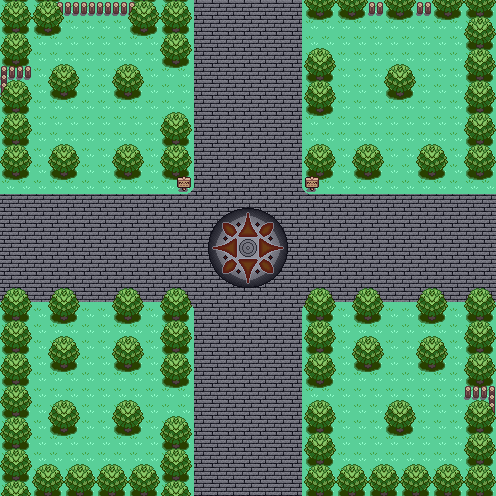

This is a level from a 2D game, rendered from its Tiled map with the project's own tilesets. A one-line summary and the map file follow, with tile-layer data summarised:
An orthogonal 31x31 tile map with 16x16 px tiles, 5 tile layers (Tile Layer 1, Higher, Tree_1, Higher Than Life, ...), 2 hidden layers not drawn, 8 tilesets and 63 objects (4x PLAYER_START, 4x ZDOWN, 4x ZSHADOWDOWN, Elmour, Map1, ...).

<map version="1.0" tiledversion="2017.07.25" orientation="orthogonal" renderorder="right-down" width="31" height="31" tilewidth="16" tileheight="16" nextobjectid="70">
 <tileset firstgid="1" name="Stone_Brick_to_Grass" tilewidth="16" tileheight="16" tilecount="36" columns="6">
  <image source="Game/Tiles/Outside/Stone_Brick/Stone_Brick_to_Grass/Stone_Brick_to_Grass.png" width="96" height="96" />
 </tileset>
 <tileset firstgid="37" source="Animated_Tiles/Water.tsx" />
 <tileset firstgid="46" name="Stone_Brick_Curves" tilewidth="16" tileheight="16" tilecount="72" columns="6">
  <image source="Game/Tiles/Outside/Stone_Brick/Stone_Brick_Curves/Stone_Brick_Curves.png" width="96" height="192" />
 </tileset>
 <tileset firstgid="118" name="Tree_To_Grass" tilewidth="16" tileheight="16" tilecount="10" columns="2">
  <image source="Game/Pop_Ups/Tree/Tree_To_Grass.png" width="32" height="80" />
 </tileset>
 <tileset firstgid="128" name="Fence" tilewidth="16" tileheight="16" tilecount="24" columns="4">
  <image source="Game/Pop_Ups/Fence/Fence.png" width="64" height="96" />
 </tileset>
 <tileset firstgid="152" name="True Compass" tilewidth="16" tileheight="16" tilecount="25" columns="5">
  <image source="Game/Tiles/Outside/True_Compass/True Compass.png" width="80" height="80" />
 </tileset>
 <tileset firstgid="177" name="Sign_1" tilewidth="16" tileheight="16" tilecount="1" columns="1">
  <image source="Game/Pop_Ups/Sign/Sign_1.png" width="16" height="16" />
 </tileset>
 <tileset firstgid="178" name="Fence_No_Shadow" tilewidth="16" tileheight="16" tilecount="24" columns="4">
  <image source="Game/Pop_Ups/Fence/Fence_No_Shadow.png" width="64" height="96" />
 </tileset>
 <layer name="Tile Layer 1" width="31" height="31">
  <data>[961 cells, 961 non-empty, 22 distinct tile ids]</data>
 </layer>
 <layer name="ZSHADOWDOWN" width="31" height="31" visible="0" locked="1">
  <data>[961 cells, 0 non-empty, 0 distinct tile ids]</data>
 </layer>
 <layer name="Higher" width="31" height="31">
  <data>[961 cells, 35 non-empty, 29 distinct tile ids]</data>
 </layer>
 <layer name="Tree_1" width="31" height="31">
  <data>[961 cells, 138 non-empty, 4 distinct tile ids]</data>
 </layer>
 <layer name="Higher Than Life" width="31" height="31">
  <data>[961 cells, 8 non-empty, 4 distinct tile ids]</data>
 </layer>
 <layer name="ZDOWN" width="31" height="31" visible="0" locked="1">
  <data>[961 cells, 0 non-empty, 0 distinct tile ids]</data>
 </layer>
 <layer name="Tree_2" width="31" height="31">
  <data>[961 cells, 218 non-empty, 8 distinct tile ids]</data>
 </layer>
 <objectgroup name="COLLISION_LAYER">
  <object id="1" x="464" y="0" width="32" height="172" />
  <object id="2" x="432" y="0" width="32" height="12" />
  <object id="4" x="304" y="0" width="128" height="7" />
  <object id="5" x="304" y="7" width="64" height="5" />
  <object id="7" x="384" y="7" width="32" height="5" />
  <object id="8" x="384" y="79" width="32" height="13" />
  <object id="9" x="304" y="63" width="32" height="45" />
  <object id="11" x="304" y="159" width="16" height="24" />
  <object id="12" x="320" y="159" width="16" height="13" />
  <object id="13" x="352" y="159" width="32" height="13" />
  <object id="14" x="416" y="159" width="32" height="13" />
  <object id="15" x="304" y="303" width="32" height="77" />
  <object id="16" x="304" y="415" width="32" height="81" />
  <object id="17" x="336" y="479" width="160" height="17" />
  <object id="18" x="464" y="415" width="32" height="64" />
  <object id="19" x="488" y="303" width="8" height="112" />
  <object id="21" x="464" y="303" width="24" height="88" />
  <object id="22" x="416" y="351" width="32" height="13" />
  <object id="23" x="384" y="415" width="32" height="13" />
  <object id="24" x="352" y="351" width="32" height="13" />
  <object id="25" x="352" y="303" width="32" height="13" />
  <object id="26" x="416" y="303" width="32" height="13" />
  <object id="27" x="0" y="303" width="32" height="193" />
  <object id="28" x="32" y="479" width="128" height="17" />
  <object id="29" x="160" y="431" width="32" height="65" />
  <object id="31" x="160" y="303" width="32" height="77" />
  <object id="32" x="112" y="303" width="32" height="13" />
  <object id="33" x="48" y="303" width="32" height="13" />
  <object id="35" x="48" y="351" width="32" height="13" />
  <object id="36" x="48" y="415" width="32" height="13" />
  <object id="37" x="112" y="415" width="32" height="13" />
  <object id="38" x="112" y="351" width="32" height="13" />
  <object id="39" x="0" y="0" width="32" height="71" />
  <object id="40" x="0" y="71" width="8" height="101" />
  <object id="41" x="8" y="95" width="24" height="77" />
  <object id="42" x="48" y="159" width="32" height="13" />
  <object id="43" x="112" y="159" width="32" height="13" />
  <object id="44" x="160" y="127" width="16" height="45" />
  <object id="45" x="176" y="127" width="16" height="56" />
  <object id="46" x="48" y="79" width="32" height="13" />
  <object id="47" x="112" y="79" width="32" height="13" />
  <object id="48" x="32" y="0" width="32" height="28" />
  <object id="49" x="64" y="0" width="64" height="7" />
  <object id="50" x="128" y="0" width="64" height="28" />
  <object id="51" x="160" y="28" width="32" height="32" />
 </objectgroup>
 <objectgroup name="SPAWNS_LAYER">
  <object id="52" name="PLAYER_START" x="474" y="224" width="16" height="48" />
  <object id="53" name="PLAYER_START" x="6" y="224" width="16" height="48" />
  <object id="54" name="PLAYER_START" x="224" y="6" width="48" height="16" />
  <object id="55" name="PLAYER_START" x="224" y="474" width="48" height="16" />
 </objectgroup>
 <objectgroup name="PORTAL_LAYER">
  <object id="56" name="Elmour" x="495" y="172" width="1" height="131" />
  <object id="57" name="Map1" x="192" y="0" width="112" height="1" />
  <object id="58" name="MAP4" x="0" y="172" width="1" height="136" />
  <object id="59" name="MAP7" x="192" y="495" width="112" height="1" />
 </objectgroup>
 <objectgroup name="Z_GATES">
  <object id="60" name="ZDOWN" x="474" y="224" width="16" height="48" />
  <object id="61" name="ZDOWN" x="224" y="6" width="48" height="16" />
  <object id="62" name="ZDOWN" x="6" y="224" width="16" height="48" />
  <object id="63" name="ZDOWN" x="224" y="474" width="48" height="16" />
  <object id="66" name="ZSHADOWDOWN" x="474" y="224" width="16" height="48" />
  <object id="67" name="ZSHADOWDOWN" x="224" y="6" width="48" height="16" />
  <object id="68" name="ZSHADOWDOWN" x="6" y="224" width="16" height="48" />
  <object id="69" name="ZSHADOWDOWN" x="224" y="474" width="48" height="16" />
 </objectgroup>
 <objectgroup name="INTERACTION">
  <object id="64" name="COMPASSSIGN1" x="303" y="187" width="18" height="8" />
  <object id="65" name="COMPASSSIGN2" x="175" y="187" width="18" height="8" />
 </objectgroup>
</map>
